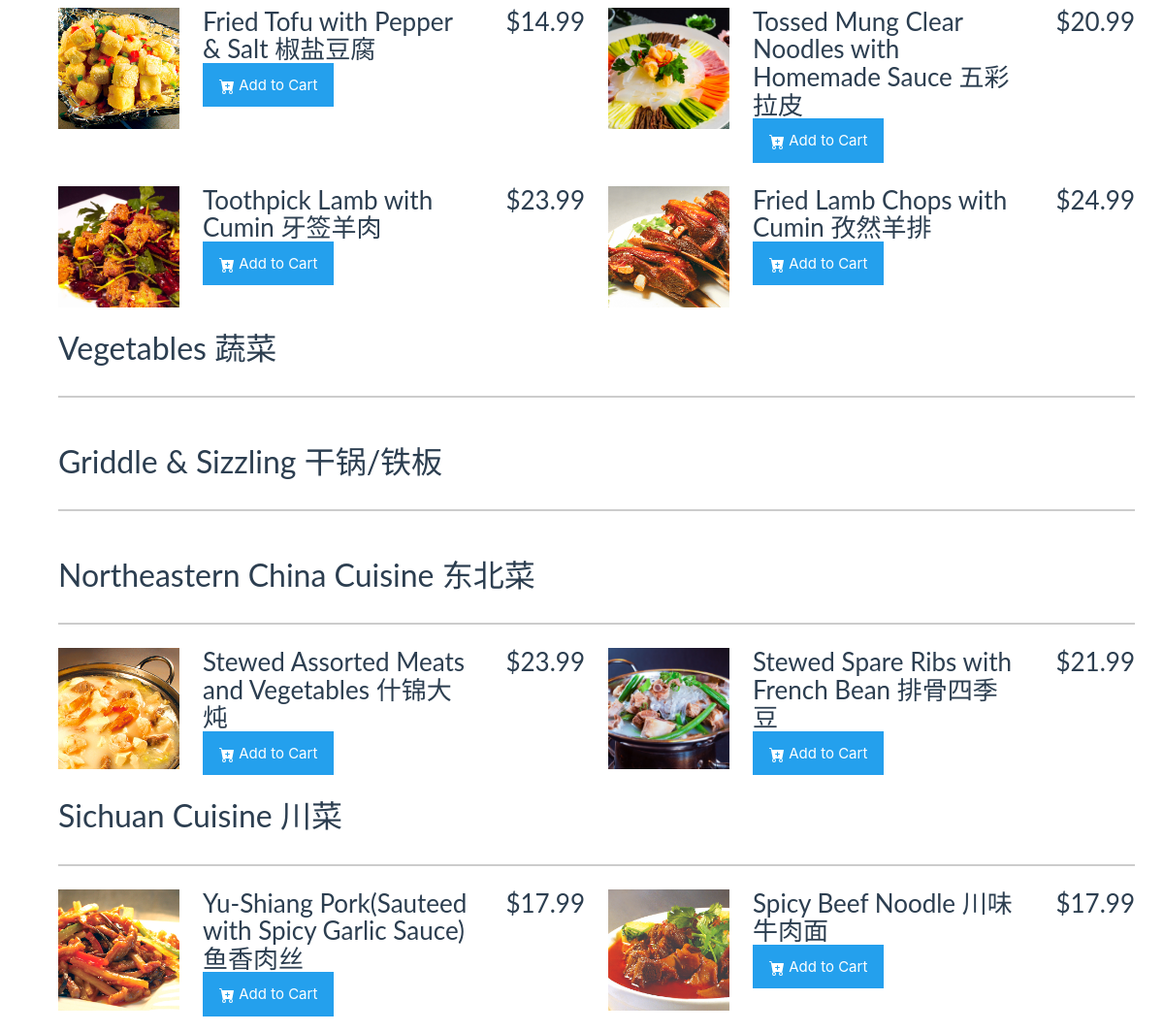
Before: /menu (middle part) with the older database file.
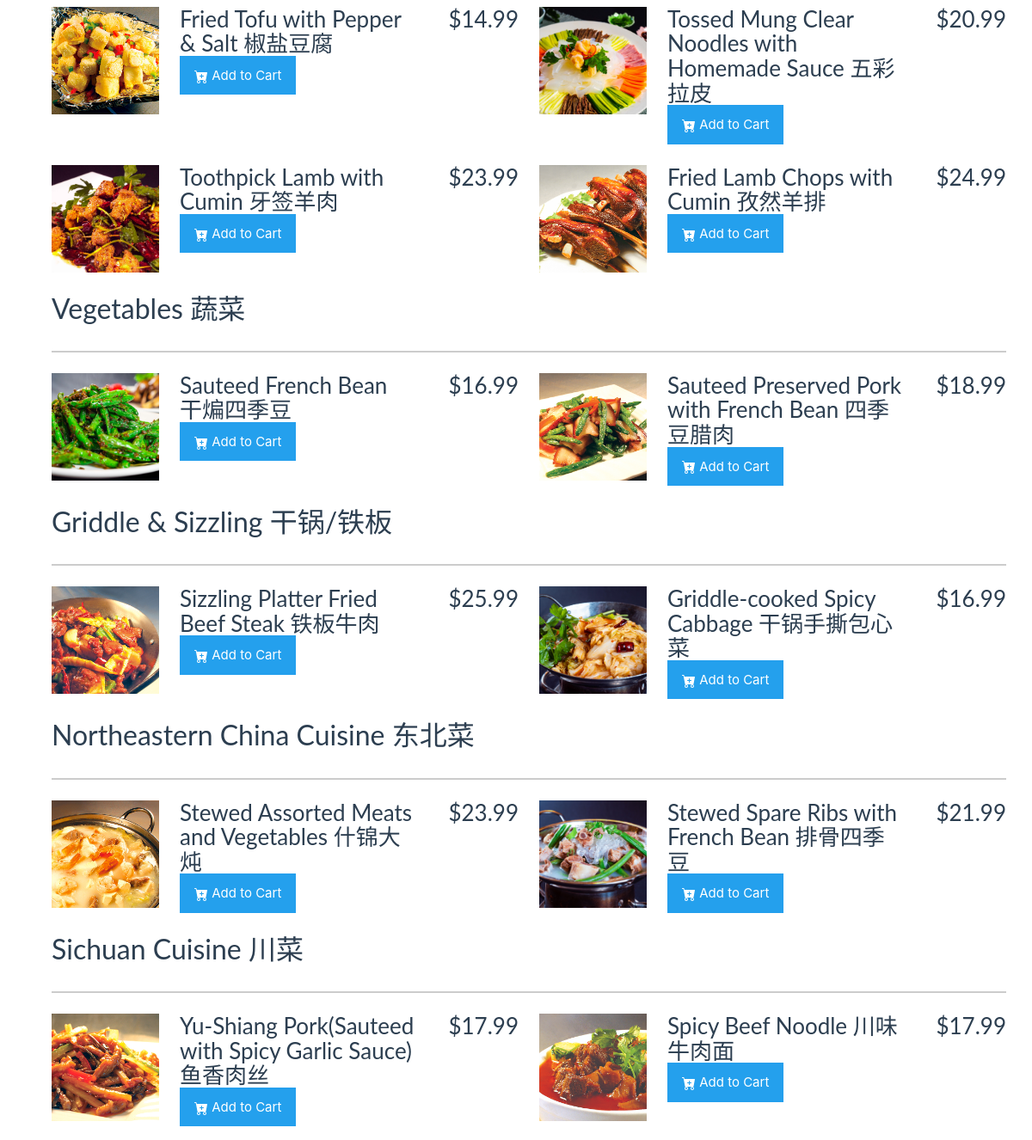
After: the same page with the newer database file.
### website/models.py (models this page shows)
class Menu(db.Model):
    __tablename__ = "menu"
    id = db.Column(db.Integer,primary_key = True)
    item_name = db.Column(db.String(150),unique=True)
    item_name_cn = db.Column(db.String(150),unique=True)
    price = db.Column(db.Float)
    description = db.Column(db.String(150))
    image = db.Column(db.String(150))
    categoryID = db.Column(db.Integer, db.ForeignKey("menucategory.id"))

class MenuCategory(db.Model):
    __tablename__='menucategory'
    id = db.Column(db.Integer,primary_key = True)
    category = db.Column(db.String(150),unique=True)
    category_cn = db.Column(db.String(150),unique=True)

### website/views.py (the view)
@views.route('/menu')
def menu():
    menucategory = MenuCategory.query.all()
    menuitems = Menu.query.all()
    return render_template('menu.html', menucategory=menucategory,menuitems=menuitems, image_loc = current_app.config['UPLOAD_FOLDER'])

### website/templates/menu.html (shortened to what this page needs)
{% extends "layout.html" %}
{% block body %}
<div class="container">
    <div class="menu">
        {% for i in menucategory %}
            <h2 class="menu-group-heading">
                {{i.category}} {{i.category_cn}}
            </h2>
                <div class="menu-group">
                    {% for j in menuitems %}
                    {% if i.id == j.categoryID %}
                    <div class="menu-item">
                        <img class="menu-item-image" src={{url_for('static', filename="menu-upload/" + j.image)}} alt=j.item_name/>
                        <div class="menu-item-text">
                            <h3 class="menu-item-heading">
                            <span class="menu-item-name" >{{j.item_name}} {{j.item_name_cn}}</span>
                            <span class="menu-item-price">${{j.price}}</span>
                            </h3>
                            <a href="{{ url_for('views.item',id=j.id) }}" >
                                <button type="button" class="btn btn-primary">
                                    Add to Cart
                                </button>
                            </a>
                        </div>
                    </div>
                    {% endif %}
                    {% endfor %}
                </div>
        {% endfor %}
    </div>
</div>
{% endblock %}

### website/templates/layout.html (shortened to what this page needs)
<!DOCTYPE html>
<html lang = "en">
<head>
    <link href="/static/style.css" rel="stylesheet">
    <link
      rel="stylesheet"
      href="https://stackpath.bootstrapcdn.com/bootstrap/4.4.1/css/bootstrap.min.css"
    />
    <link
      rel="stylesheet"
      href="https://stackpath.bootstrapcdn.com/font-awesome/4.7.0/css/font-awesome.min.css"
    />
    <link rel="stylesheet" href="{{ url_for('static', filename='bs/css/flatly.min.css') }}" />
    <link rel="stylesheet" href="{{ url_for('static', filename='css/styles.css') }}" />
</head>
  <body>
      <div class="container">{% block body %}{% endblock %}</div>
      <br/><br/>  <br/><br/>
  </body>
</html>

### website/static/style.css (style rules this page uses)
.container { max-width: 1200px; margin: 0 auto; padding: 1.5em; }
.menu { font-family: "Inter", sans-serif; font-size: 14px; }
.menu-group-heading { margin: 0; padding-bottom: 1em; border-bottom: 2px solid #ccc; }
.menu-group { display: grid; grid-template-columns: 1fr; gap: 1.5em; padding: 1.5em 0; }
.menu-item { display: flex; }
.menu-item-image { width: 80px; height: 80px; flex-shrink: 0; object-fit: cover; margin-right: 1.5em; }
.menu-item-text { flex-grow: 1; }
.menu-item-heading { display: flex; justify-content: space-between; margin: 0; }
.menu-item-name { margin-right: 1.5em; }
@media screen and (min-width: 992px) { .menu { font-size: 16px; } }
@media screen and (min-width: 992px) { .menu-group { grid-template-columns: repeat(2, 1fr); } }
@media screen and (min-width: 992px) { .menu-item-image { width: 125px; height: 125px; } }

### website/static/css/styles.css (style rules this page uses)
body { font-family: Ubuntu, verdana, georgia, serif, sans-serif; }
a, a:hover, a:active, a:focus, a:visited { text-decoration: none; }
div.panel, .btn, .navbar { border-radius: 0; }
.btn-primary { background-color: rgb(36, 160, 237); border-color: rgba(36, 160, 237, .5); }

Changed rows visible on the page:
added Menu: image (picture), item_name "Sauteed French Bean", item_name_cn "干煸四季豆", price "16.99", shown under MenuCategory "Vegetables"
added Menu: image (picture), item_name "Sauteed Preserved Pork with French Bean", item_name_cn "四季豆腊肉", price "18.99", shown under MenuCategory "Vegetables"
added Menu: image (picture), item_name "Sizzling Platter Fried Beef Steak", item_name_cn "铁板牛肉", price "25.99", shown under MenuCategory "Griddle & Sizzling"
added Menu: image (picture), item_name "Griddle-cooked Spicy Cabbage", item_name_cn "干锅手撕包心菜", price "16.99", shown under MenuCategory "Griddle & Sizzling"
